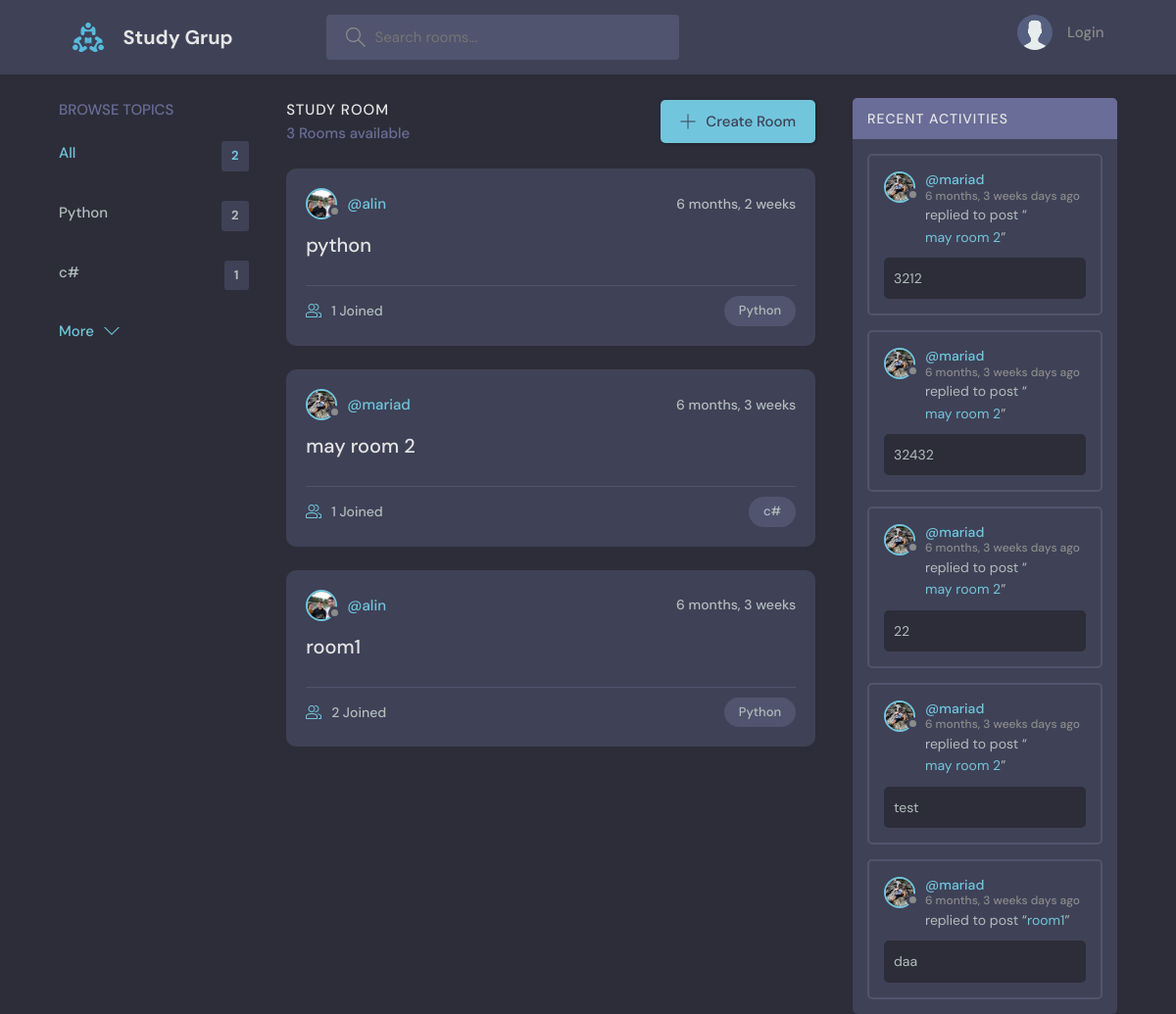
The page / on the database its author committed.
### base/models.py (models this page shows, shortened)
class Topyc(models.Model):
    name = models.CharField(max_length=200)

class Room(models.Model):
    host = models.ForeignKey(User, on_delete= models.SET_NULL, null=True)
    topic = models.ForeignKey(Topyc,on_delete=models.SET_NULL,null=True)
    name = models.CharField(max_length=200)
    description = models.TextField(null = True,blank=True)
    participants = models.ManyToManyField(User,related_name='participants',blank=True)
    updated = models.DateTimeField(auto_now=True)
    created = models.DateTimeField(auto_now_add=True)
    def __str__(self) -> str:
        return self.name
    class Meta:
        ordering = ['-updated','-created']

class User(AbstractUser):
    name = models.CharField(max_length=200,null=True)
    email = models.EmailField(unique=True,null=True)
    bio = models.TextField(null=True)
    avatar = models.ImageField(null=True,default = 'avatar.svg')
    USERNAME_FIELD = 'email'
    REQUIRED_FIELDS = []

class Messages(models.Model):
    user = models.ForeignKey(User,on_delete=models.CASCADE)
    room = models.ForeignKey(Room,on_delete=models.CASCADE)
    body = models.TextField()
    updated = models.DateTimeField(auto_now=True)
    created = models.DateTimeField(auto_now_add=True)
    class Meta:
        ordering = ['-updated','-created']
    def __str__(self) -> str:
        return self.body[0:50]

### base/views.py (the view)
# urls.py: 2. Add a URL to urlpatterns:  path('', views.home, name='home')
def home(request):
    q  =request.GET.get('q') if request.GET.get('q')!=None else ''
    rooms = Room.objects.filter(Q(topic__name__icontains=q) | Q(name__icontains = q) | Q(description__icontains = q))
    room_cont = rooms.count()
    topics = Topyc.objects.all()[0:5]
    room_messages = Messages.objects.filter(Q(room__topic__name__icontains=q))
    context = {'rooms':rooms,
        'topics':topics,
        'room_count':room_cont,
        'room_messages':room_messages
    }
    if request.POST:
        return HttpResponseForbidden('base/404.html')
    return render(request,'base/home.html',context)

### base/templates/base/home.html (shortened to what this page needs)
{% extends 'main.html' %}
{% block content %}
    <main class="layout layout--3">
      <div class="container">
        {% include 'base/topics_components.html' %}
        <div class="roomList">
          <div class="roomList__header">
            <div>
              <h2>Study Room</h2>
              <p>{{room_count}} Rooms available</p>
            </div>
            <a class="btn btn--main" href="{% url 'create-room' %}">
              <svg version="1.1" xmlns="http://www.w3.org/2000/svg" width="32" height="32" viewBox="0 0 32 32">
                <title>add</title>
                <path
                  d="M16.943 0.943h-1.885v14.115h-14.115v1.885h14.115v14.115h1.885v-14.115h14.115v-1.885h-14.115v-14.115z"
                ></path>
              </svg>
              Create Room
            </a>
          </div>
        {% include 'base/feed_components.html' %}
        </div>
        {% include 'base/activity_components.html' %}
      </div>
    </main>
{% endblock content %}

### base/templates/base/topics_components.html
<div class="topics">
    <div class="topics__header">
      <h2>Browse Topics</h2>
    </div>
    <ul class="topics__list">
      <li>
        <a href="{% url 'home' %}" class="active">All <span>{{topics.count}}</span></a>
      </li>
      {% for topic in topics %}
      <li>
          <a href="{% url 'home' %}?q={{topic.name}}">{{topic.name}}<span>{{topic.room_set.all.count}}</span></a>
      </li>
  {% endfor %}
    </ul>
    <a class="btn btn--link" href="{% url 'topic' %}">
      More
      <svg version="1.1" xmlns="http://www.w3.org/2000/svg" width="32" height="32" viewBox="0 0 32 32">
        <title>chevron-down</title>
        <path d="M16 21l-13-13h-3l16 16 16-16h-3l-13 13z"></path>
      </svg>
    </a>
  </div>

### base/templates/base/feed_components.html (shortened to what this page needs)
    {% for room in rooms %}
    <div class="roomListRoom">
        <div class="roomListRoom__header">
          <a href="{% url 'profile' room.host.id %}" class="roomListRoom__author">
            <div class="avatar avatar--small">
              <img src="{{room.host.avatar.url}}" />
            </div>
            <span>@{{room.host.username}}</span>
          </a>
          <div class="roomListRoom__actions">
            <span>{{room.created|timesince}}</span>
          </div>
        </div>
        <div class="roomListRoom__content">
          <a href="{% url 'room' room.id %}">{{room.name}}</a>
        </div>
        <div class="roomListRoom__meta">
          <a href="{% url 'room' room.id %}" class="roomListRoom__joined">
            {{room.participants.all.count}} Joined
          </a>
          <p class="roomListRoom__topic">{{room.topic.name}}</p>
        </div>
      </div>
      {% endfor %}

### base/templates/base/activity_components.html (shortened to what this page needs)
<div class="activities">
    <div class="activities__header">
      <h2>Recent Activities</h2>
    </div>
    {% for message in room_messages %}
    <div class="activities__box">
      <div class="activities__boxHeader roomListRoom__header">
        <a href="{% url 'profile' message.user.id %}" class="roomListRoom__author">
          <div class="avatar avatar--small">
            <img src="{{message.user.avatar.url}}" />
          </div>
          <p>
            @{{message.user.username}}
            <span>{{message.created|timesince}} days ago</span>
          </p>
        </a>
      </div>
      <div class="activities__boxContent">
        <p>replied to post “<a href="{% url  'room' message.room.id%}">{{ message.room}}</a>”</p>
        <div class="activities__boxRoomContent"><p>{{message}}</p>
        </div>
      </div>
    </div>
    {% endfor %}
</div>

### rows shown on the page
Topyc: name "Python", room_set.all.count "2"
Topyc: name "c#", room_set.all.count "1"
Room: host.avatar (picture), host.username "alin", created "6 months, 2 weeks", name "python", participants.all.count "1", topic.name "Python"
Room: host.avatar (picture), host.username "mariad", created "6 months, 3 weeks", name "may room 2", participants.all.count "1", topic.name "c#"
Room: host.avatar (picture), host.username "alin", created "6 months, 3 weeks", name "room1", participants.all.count "2", topic.name "Python"
Messages: user.avatar (picture), user.username "mariad", created "6 months, 3 weeks", room "may room 2", body "3212"
Messages: user.avatar (picture), user.username "mariad", created "6 months, 3 weeks", room "may room 2", body "32432"
Messages: user.avatar (picture), user.username "mariad", created "6 months, 3 weeks", room "may room 2", body "22"
Messages: user.avatar (picture), user.username "mariad", created "6 months, 3 weeks", room "may room 2", body "test"
Messages: user.avatar (picture), user.username "mariad", created "6 months, 3 weeks", room "room1", body "daa"

### other values the page prints
{{ topics.count }} "2"
{{ room_count }} "3"
